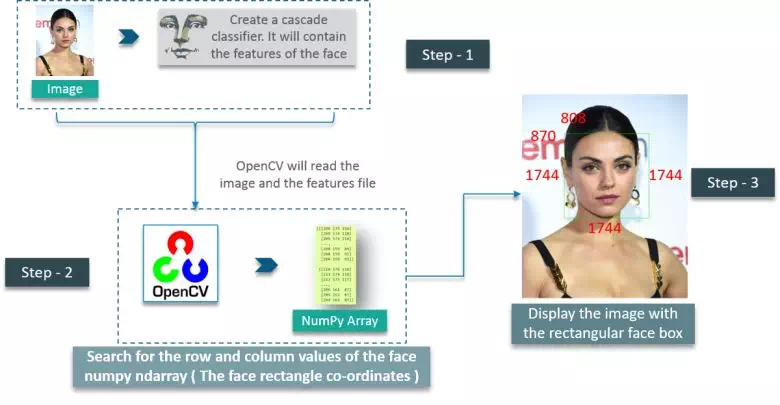
#> input picture develop/opencv/2.png, 780 x 405 px
$ python face_pic.py
#> lines starting #> are read from the running program, lines starting #| are printed output that depends on the picture; after the words box and inside, x2 and y2 are one past the last pixel; in counts of white or black regions, pixels touching at a corner belong together
#! /usr/bin/env python2

import cv2

# Create a CascadeClassifier Object
face_cascade = cv2.CascadeClassifier(cv2.data.haarcascades + "haarcascade_frontalface_default.xml")

# Read image
img = cv2.imread("2.png")
#> img is the input picture: shape (405, 780, 3); mean B, G, R 227.3, 228.5, 225.5

# Read image as gray scale image
gray_img = cv2.cvtColor(img, cv2.COLOR_BGR2GRAY)
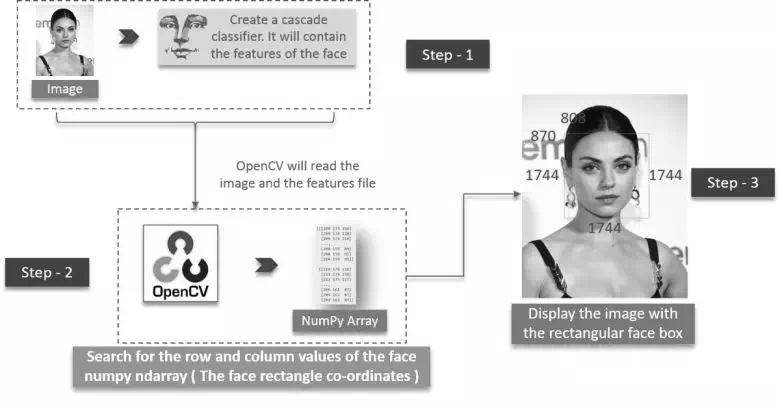
#> gray_img: shape (405, 780); min 0, max 255, mean 227.3
# gray_img = cv2.imread("2.png", 0)

# Search the co-ordintes of the image
faces = face_cascade.detectMultiScale(gray_img, scaleFactor = 1.05, minNeighbors = 5)
#> faces = [[50, 17, 32, 32], [564, 133, 86, 86]]

for x,y,w,h in faces:
	img = cv2.rectangle(img, (x,y), (x+w,y+h),(0,255,0),3)
#> this loop made 2 passes
#> pass 1, `img = cv2.rectangle(img, (x,y), (x+w,y+h),(0,255,0),3)`:
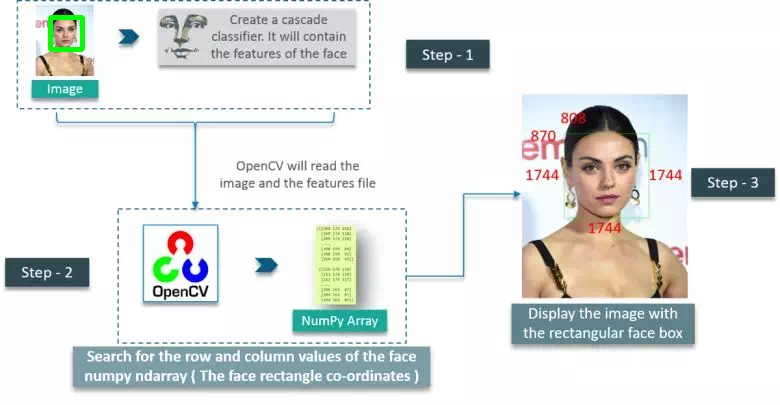
#> img: shape (405, 780, 3); 0.2% of pixels changed, all inside (x1, y1, x2, y2) = (48, 15, 85, 52)
#> pass 2, `img = cv2.rectangle(img, (x,y), (x+w,y+h),(0,255,0),3)`:
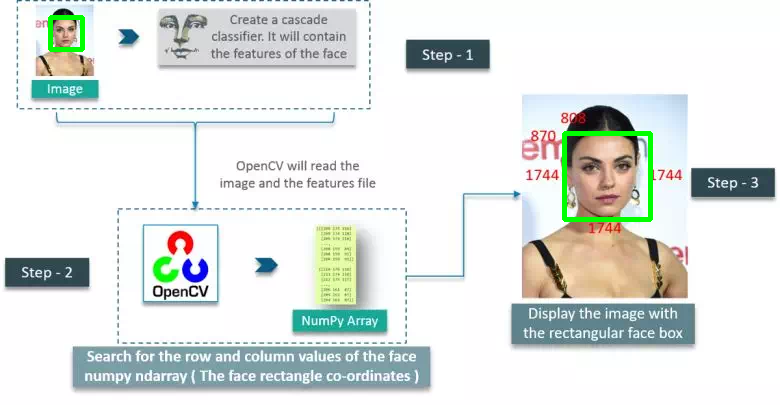
#> img: shape (405, 780, 3); 0.54% of pixels changed, all inside (x1, y1, x2, y2) = (562, 131, 653, 222)

#resized = cv2.resize(img, (int(img.shape[1]/7),int(img.shape[0]/7)))
cv2.imshow("Gray", img)
cv2.waitKey(0)
cv2.destroyAllWindows()

$ run again, with develop/opencv/1.png copied over develop/opencv/2.png
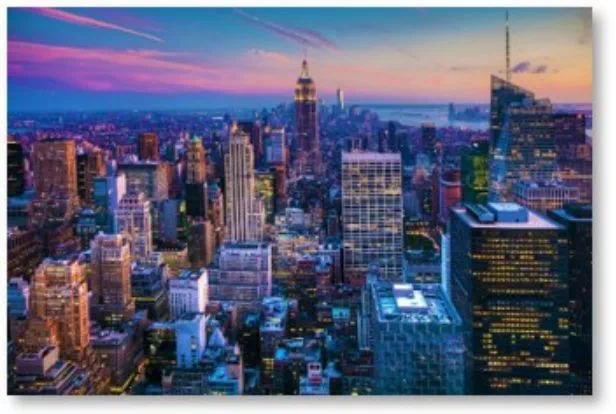
#> input picture develop/opencv/1.png, 616 x 414 px
#> img is the input picture: shape (414, 616, 3); mean B, G, R 124.7, 99.1, 95.3
#> `gray_img = cv2.cvtColor(img, cv2.COLOR_BGR2GRAY)`:
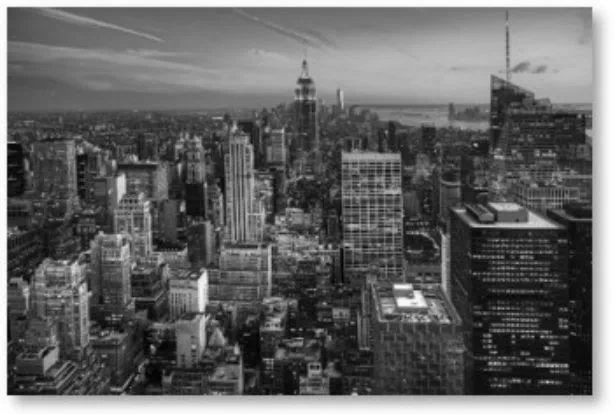
#> gray_img: shape (414, 616); min 0, max 255, mean 100.9
#> faces = [[76, 304, 64, 64], [4, 252, 75, 75]]
#> the loop `for x,y,w,h in faces:` made 2 passes
#> pass 2, `img = cv2.rectangle(img, (x,y), (x+w,y+h),(0,255,0),3)`:
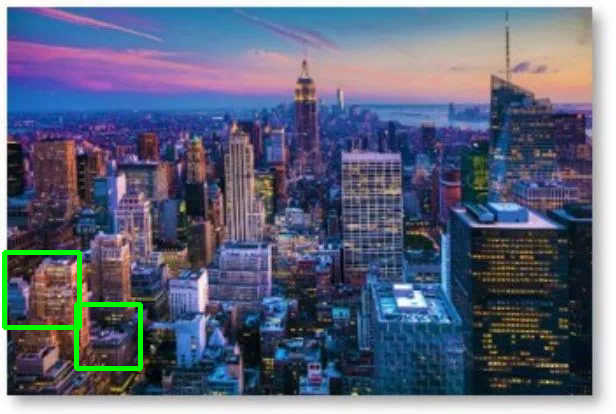
#> img: shape (414, 616, 3); mean B, G, R 123.8, 100.9, 94.1
